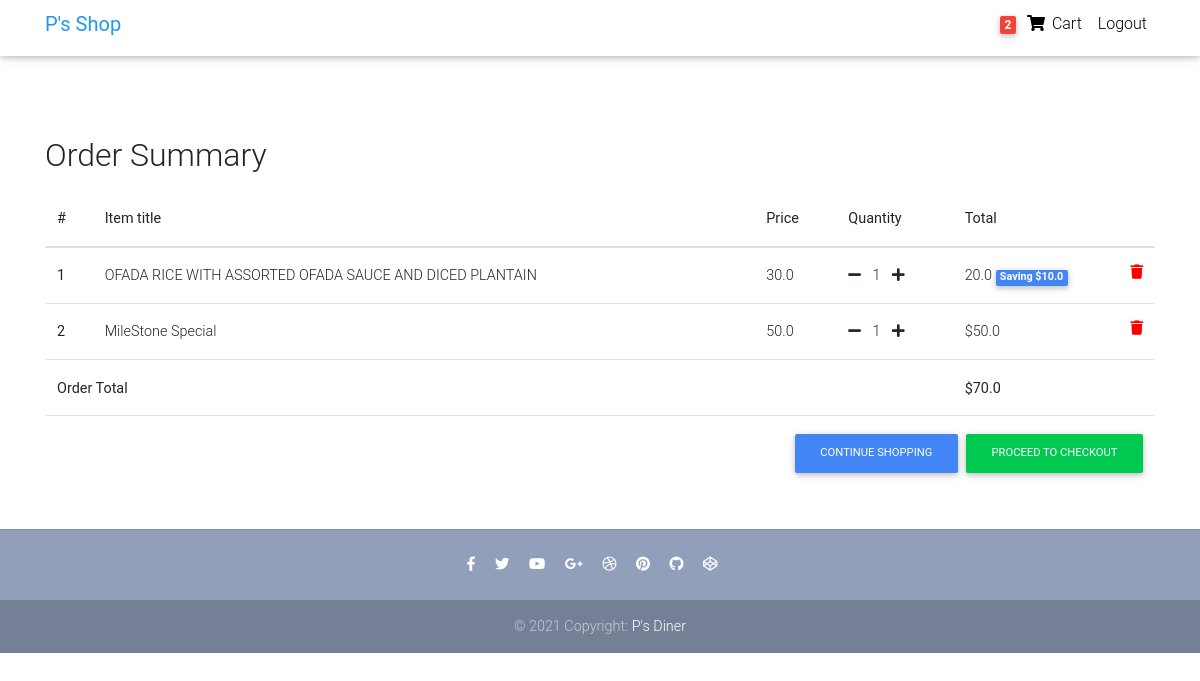
The app's page /order/order-summary/ (signed in) with its own data.
### Order/models.py (models this page shows, shortened)
class Order(models.Model):
    user = models.ForeignKey(settings.AUTH_USER_MODEL, on_delete=models.CASCADE)
    ref_code = models.CharField(max_length=20, blank=True, null=True)
    items = models.ManyToManyField(OrderItem)
    start_date = models.DateTimeField(auto_now_add=True)
    ordered_date = models.DateTimeField()
    ordered = models.BooleanField(default=False)
    shipping_address = models.ForeignKey('Address', related_name="shipping_address", on_delete=models.SET_NULL, blank=True, null=True)
    billing_address = models.ForeignKey('Address', related_name="billing_address", on_delete=models.SET_NULL, blank=True, null=True)
    payment = models.ForeignKey('Payment', on_delete=models.SET_NULL, blank=True, null=True)
    coupon = models.ForeignKey("Coupon", on_delete=models.SET_NULL, blank=True, null=True)
    Being_delivered = models.BooleanField(default=False)
    Received = models.BooleanField(default=False)
    refund_requested = models.BooleanField(default=False)
    refund_granted = models.BooleanField(default=False)
    def get_total(self):
        total = 0
        amount = models.FloatField()
        for order_item in self.items.all():
            total += order_item.get_final_price()
        if self.coupon:
            total -= self.coupon.amount
        return total

class OrderItem(models.Model):
    user = models.ForeignKey(settings.AUTH_USER_MODEL,
                                on_delete=models.CASCADE)
    ordered = models.BooleanField(default=False)
    item = models.ForeignKey(Item, on_delete=models.CASCADE)
    quantity = models.IntegerField(default=1)
    def get_total_item_price(self):
        return self.quantity * self.item.price
    def get_total_discount_price(self):
        return self.quantity * self.item.discount_price
    def get_amount_saved(self):
        return self.get_total_item_price() - self.get_total_discount_price()
    def get_final_price(self):
        if self.item.discount_price:
            return self.get_total_discount_price()
        else:
            return self.get_total_item_price()

class Item(models.Model):
    title = models.CharField(max_length=100)
    price = models.FloatField()
    discount_price = models.FloatField(blank=True, null=True)
    category = models.CharField(choices=CATEGORY_CHOICES, max_length=3)
    label =  models.CharField(choices=LABEL_CHOICES, max_length=1)
    slug = models.SlugField()
    description = models.TextField()
    image = models.ImageField()

### Order/views.py (the view)
# urls.py: path('order-summary/', OrderSummaryView.as_view(), name="order_summary"),
class OrderSummaryView(LoginRequiredMixin, View):
    def get(self, *args, **kwargs):
        try:
            order = Order.objects.get(user=self.request.user, ordered=False)
            context = {
                "object": order,
            }
            return render(self.request, 'Order/order_summary.html', context)
        except ObjectDoesNotExist:
            messages.error(self.request, "You do not have an active order")
            return redirect("item_list")

### Order/templatetags/cart_template_tags.py (called while the page is built)
@register.filter
def cart_item_count(user):
    if user.is_authenticated:
        qs = Order.objects.filter(user=user, ordered=False)
        if qs.exists():
            return qs[0].items.count()
    return 0

### Order/templates/Order/order_summary.html (shortened to what this page needs)
{% load static %}
{% load cart_template_tags %}
<!DOCTYPE html>
<html lang="en">
<head>
  <link rel="stylesheet" href="https://use.fontawesome.com/releases/v5.11.2/css/all.css">
  <link href="{% static 'Order/css/bootstrap.min.css' %}" rel="stylesheet">
  <link href="{% static 'Order/css/mdb.min.css' %}" rel="stylesheet">
  <link href="{% static 'Order/css/style.min.css' %}" rel="stylesheet">
</head>
<body>
  <nav class="navbar fixed-top navbar-expand-lg navbar-light white scrolling-navbar pt-lg-1">
    <div class="container">
      <a class="navbar-brand waves-effect" href="{% url 'index' %}" target="_self">
        <strong class="blue-text">P's Shop</strong>
      </a>
      <div class="collapse navbar-collapse" id="navbarSupportedContent">
        <ul class="navbar-nav nav-flex-icons">
          {% if request.user.is_authenticated %}
          <li class="nav-item">
            <a class="nav-link waves-effect">
              <span class="badge red z-depth-1 mr-1"> {{request.user|cart_item_count }} </span>
              <i class="fas fa-shopping-cart"></i>
              <span class="clearfix d-none d-sm-inline-block"> Cart </span>
            </a>
          </li>
          <li class="nav-item">
            <a class="nav-link waves-effect" href="{% url 'logout' %}">
              <span class="clearfix d-none d-sm-inline-block">Logout</span>
            </a>
          </li>
          {% endif %}
        </ul>
      </div>
    </div>
  </nav>
  <div class="mt-5 pt-3">
  </div>
  <main>
    <div class="container mt-lg-5">
        <div class="table-responsive text-nowrap">
        <h2 class="mt-4">Order Summary</h2>
        <table class="table mt-lg-3">
            <thead>
                <tr>
                    <th scope="col">#</th>
                    <th scope="col">Item title</th>
                    <th scope="col">Price</th>
                    <th scope="col">Quantity</th>
                    <th scope="col">Total</th>
                </tr>
            </thead>
            <tbody>
            {% for order_item in object.items.all %}
                <tr>
                    <th scope="row">{{ forloop.counter }}</th>
                    <td>{{ order_item.item.title }}</td>
                    <td>{{ order_item.item.price }}</td>
                    <td>
                        <a href="{% url 'remove_single_item_from_cart' order_item.item.slug %}"><i class="fas fa-minus mr-2"></i></a>
                        {{ order_item.quantity }}
                        <a href="{% url 'add_to_cart' order_item.item.slug %}"><i class="fas fa-plus ml-2"></i></a>
                    </td>
                    <td>
                        {% if order_item.item.discount_price %}
                            {{ order_item.get_total_discount_price }}
                            <span class="badge badge-primary">Saving ${{ order_item.get_amount_saved }}</span>
                        {% else %}
                            ${{ order_item.get_total_item_price }}
                        {% endif %}
                        <a style="color: red;" href="{% url 'remove_from_cart' order_item.item.slug %}"><i class="fas fa-trash float-right"></i></a>
                    </td>
                </tr>
             {% endfor %}
             {% if object.get_total %}
             <tr>
                 <td colspan="4"><b>Order Total</b></td>
                <td><strong>${{ object.get_total}}</strong></td>
            </tr>
            <tr>
                <td colspan="5">
                    <a style="float: right;" class="btn btn-success ml-2 btn-md" href="{% url 'checkout' %}">Proceed to Checkout</a>
                    <a style="float: right;" class="btn btn-primary  btn-md" href="{% url 'item_list' %}">Continue Shopping</a>
                </td>
           </tr>
           {% endif %}
            </tbody>
        </table>
        </div>
    </div>
  </main>
  <footer class="page-footer text-center font-small mt-2 wow fadeIn">
    <hr class="my-4">
    <div class="pb-4">
      <a href="https://www.facebook.com/mdbootstrap" target="_blank">
        <i class="fab fa-facebook-f mr-3"></i>
      </a>
      <a href="https://twitter.com/MDBootstrap" target="_blank">
        <i class="fab fa-twitter mr-3"></i>
      </a>
      <a href="https://www.youtube.com/watch?v=7MUISDJ5ZZ4" target="_blank">
        <i class="fab fa-youtube mr-3"></i>
      </a>
      <a href="https://plus.google.com/u/0/b/107863090883699620484" target="_blank">
        <i class="fab fa-google-plus-g mr-3"></i>
      </a>
      <a href="https://dribbble.com/mdbootstrap" target="_blank">
        <i class="fab fa-dribbble mr-3"></i>
      </a>
      <a href="https://pinterest.com/mdbootstrap" target="_blank">
        <i class="fab fa-pinterest mr-3"></i>
      </a>
      <a href="https://github.com/mdbootstrap/bootstrap-material-design" target="_blank">
        <i class="fab fa-github mr-3"></i>
      </a>
      <a href="http://codepen.io/mdbootstrap/" target="_blank">
        <i class="fab fa-codepen mr-3"></i>
      </a>
    </div>
    <div class="footer-copyright py-3">
      © 2021 Copyright:
      <a href="{% url 'home' %}" target="_blank"> P's Diner </a>
    </div>
  </footer>
</body>
</html>

### Order/templates/Order/order_summary.html (style rules this page uses)
html, body, header, .carousel { height: 60vh; }

### records on screen
OrderItem: item "OFADA RICE WITH ASSORTED OFADA SAUCE AND DICED PLANTAIN", item.price "30.0", quantity "1", get_total_discount_price "20.0", get_amount_saved "10.0"
OrderItem: item "MileStone Special", item.price "50.0", quantity "1", get_total_item_price "50.0"
Order: get_total "70.0"

### other values on screen
{{ request.user|cart_item_count }} "2"
